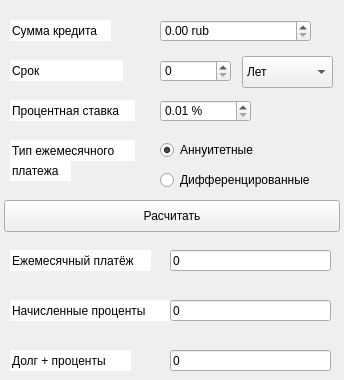
<?xml version="1.0" encoding="UTF-8"?>
<ui version="4.0">
 <class>CreditCalc</class>
 <widget class="QWidget" name="CreditCalc">
  <property name="geometry">
   <rect>
    <x>0</x>
    <y>0</y>
    <width>344</width>
    <height>380</height>
   </rect>
  </property>
  <property name="sizePolicy">
   <sizepolicy hsizetype="Fixed" vsizetype="Fixed">
    <horstretch>0</horstretch>
    <verstretch>0</verstretch>
   </sizepolicy>
  </property>
  <property name="minimumSize">
   <size>
    <width>344</width>
    <height>380</height>
   </size>
  </property>
  <property name="maximumSize">
   <size>
    <width>344</width>
    <height>380</height>
   </size>
  </property>
  <property name="windowTitle">
   <string>Form</string>
  </property>
  <widget class="QDoubleSpinBox" name="sum_credit">
   <property name="geometry">
    <rect>
     <x>160</x>
     <y>20</y>
     <width>151</width>
     <height>22</height>
    </rect>
   </property>
   <property name="suffix">
    <string> rub</string>
   </property>
   <property name="maximum">
    <double>99999999999.990005493164063</double>
   </property>
  </widget>
  <widget class="QSpinBox" name="term">
   <property name="geometry">
    <rect>
     <x>160</x>
     <y>60</y>
     <width>71</width>
     <height>22</height>
    </rect>
   </property>
   <property name="maximum">
    <number>1000</number>
   </property>
  </widget>
  <widget class="QDoubleSpinBox" name="procent">
   <property name="geometry">
    <rect>
     <x>160</x>
     <y>100</y>
     <width>91</width>
     <height>22</height>
    </rect>
   </property>
   <property name="suffix">
    <string> %</string>
   </property>
   <property name="minimum">
    <double>0.010000000000000</double>
   </property>
   <property name="maximum">
    <double>9999999.990000000223517</double>
   </property>
  </widget>
  <widget class="QComboBox" name="year_month">
   <property name="geometry">
    <rect>
     <x>242</x>
     <y>56</y>
     <width>91</width>
     <height>32</height>
    </rect>
   </property>
   <item>
    <property name="text">
     <string>Лет</string>
    </property>
   </item>
   <item>
    <property name="text">
     <string>Месцев</string>
    </property>
   </item>
  </widget>
  <widget class="QLineEdit" name="type_credit_label">
   <property name="geometry">
    <rect>
     <x>10</x>
     <y>140</y>
     <width>125</width>
     <height>21</height>
    </rect>
   </property>
   <property name="text">
    <string>Тип ежемесячного</string>
   </property>
   <property name="frame">
    <bool>false</bool>
   </property>
   <property name="readOnly">
    <bool>true</bool>
   </property>
  </widget>
  <widget class="QRadioButton" name="differentiated">
   <property name="geometry">
    <rect>
     <x>160</x>
     <y>170</y>
     <width>169</width>
     <height>20</height>
    </rect>
   </property>
   <property name="text">
    <string>Дифференцированные</string>
   </property>
   <attribute name="buttonGroup">
    <string notr="true">buttonGroup</string>
   </attribute>
  </widget>
  <widget class="QRadioButton" name="annuity">
   <property name="geometry">
    <rect>
     <x>160</x>
     <y>140</y>
     <width>108</width>
     <height>20</height>
    </rect>
   </property>
   <property name="text">
    <string>Аннуитетные</string>
   </property>
   <property name="checked">
    <bool>true</bool>
   </property>
   <attribute name="buttonGroup">
    <string notr="true">buttonGroup</string>
   </attribute>
  </widget>
  <widget class="QLineEdit" name="type_credit_label_2">
   <property name="geometry">
    <rect>
     <x>10</x>
     <y>160</y>
     <width>61</width>
     <height>21</height>
    </rect>
   </property>
   <property name="text">
    <string>платежа</string>
   </property>
   <property name="frame">
    <bool>false</bool>
   </property>
   <property name="readOnly">
    <bool>true</bool>
   </property>
  </widget>
  <widget class="QLineEdit" name="sum_label">
   <property name="geometry">
    <rect>
     <x>10</x>
     <y>20</y>
     <width>101</width>
     <height>21</height>
    </rect>
   </property>
   <property name="text">
    <string>Сумма кредита</string>
   </property>
   <property name="frame">
    <bool>false</bool>
   </property>
   <property name="readOnly">
    <bool>true</bool>
   </property>
  </widget>
  <widget class="QLineEdit" name="term_label">
   <property name="geometry">
    <rect>
     <x>10</x>
     <y>60</y>
     <width>113</width>
     <height>21</height>
    </rect>
   </property>
   <property name="text">
    <string>Срок</string>
   </property>
   <property name="frame">
    <bool>false</bool>
   </property>
   <property name="readOnly">
    <bool>true</bool>
   </property>
  </widget>
  <widget class="QLineEdit" name="procent_label">
   <property name="geometry">
    <rect>
     <x>10</x>
     <y>100</y>
     <width>125</width>
     <height>21</height>
    </rect>
   </property>
   <property name="text">
    <string>Процентная ставка</string>
   </property>
   <property name="frame">
    <bool>false</bool>
   </property>
   <property name="readOnly">
    <bool>true</bool>
   </property>
  </widget>
  <widget class="QLineEdit" name="monthly_payment">
   <property name="geometry">
    <rect>
     <x>10</x>
     <y>250</y>
     <width>141</width>
     <height>21</height>
    </rect>
   </property>
   <property name="text">
    <string>Ежемесячный платёж</string>
   </property>
   <property name="frame">
    <bool>false</bool>
   </property>
   <property name="readOnly">
    <bool>true</bool>
   </property>
  </widget>
  <widget class="QLineEdit" name="interest_charges">
   <property name="geometry">
    <rect>
     <x>10</x>
     <y>300</y>
     <width>161</width>
     <height>21</height>
    </rect>
   </property>
   <property name="text">
    <string>Начисленные проценты</string>
   </property>
   <property name="frame">
    <bool>false</bool>
   </property>
   <property name="readOnly">
    <bool>true</bool>
   </property>
  </widget>
  <widget class="QLineEdit" name="debt_interest">
   <property name="geometry">
    <rect>
     <x>10</x>
     <y>350</y>
     <width>121</width>
     <height>21</height>
    </rect>
   </property>
   <property name="text">
    <string>Долг + проценты</string>
   </property>
   <property name="frame">
    <bool>false</bool>
   </property>
   <property name="readOnly">
    <bool>true</bool>
   </property>
  </widget>
  <widget class="QLineEdit" name="monthly_payment_num">
   <property name="geometry">
    <rect>
     <x>170</x>
     <y>250</y>
     <width>161</width>
     <height>21</height>
    </rect>
   </property>
   <property name="text">
    <string>0</string>
   </property>
   <property name="readOnly">
    <bool>true</bool>
   </property>
  </widget>
  <widget class="QLineEdit" name="interest_charges_num">
   <property name="geometry">
    <rect>
     <x>170</x>
     <y>300</y>
     <width>161</width>
     <height>21</height>
    </rect>
   </property>
   <property name="text">
    <string>0</string>
   </property>
   <property name="readOnly">
    <bool>true</bool>
   </property>
  </widget>
  <widget class="QLineEdit" name="debt_interest_num">
   <property name="geometry">
    <rect>
     <x>170</x>
     <y>350</y>
     <width>161</width>
     <height>21</height>
    </rect>
   </property>
   <property name="text">
    <string>0</string>
   </property>
   <property name="readOnly">
    <bool>true</bool>
   </property>
  </widget>
  <widget class="QPushButton" name="button_calc">
   <property name="geometry">
    <rect>
     <x>4</x>
     <y>200</y>
     <width>336</width>
     <height>32</height>
    </rect>
   </property>
   <property name="text">
    <string>Расчитать</string>
   </property>
  </widget>
 </widget>
 <resources/>
 <connections/>
 <buttongroups>
  <buttongroup name="buttonGroup"/>
 </buttongroups>
</ui>
